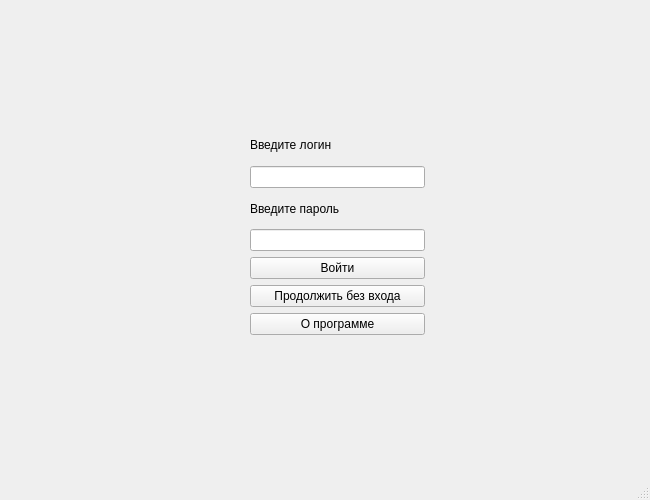
<?xml version="1.0" encoding="UTF-8"?>
<ui version="4.0">
 <class>ElectronicDiary</class>
 <widget class="QMainWindow" name="ElectronicDiary">
  <property name="geometry">
   <rect>
    <x>0</x>
    <y>0</y>
    <width>650</width>
    <height>500</height>
   </rect>
  </property>
  <property name="minimumSize">
   <size>
    <width>650</width>
    <height>500</height>
   </size>
  </property>
  <property name="maximumSize">
   <size>
    <width>650</width>
    <height>500</height>
   </size>
  </property>
  <property name="windowTitle">
   <string>Дневник от Полиночки</string>
  </property>
  <widget class="QWidget" name="centralwidget">
   <widget class="QWidget" name="layoutWidget">
    <property name="geometry">
     <rect>
      <x>250</x>
      <y>130</y>
      <width>175</width>
      <height>205</height>
     </rect>
    </property>
    <layout class="QVBoxLayout" name="verticalLayout">
     <item>
      <widget class="QLabel" name="label">
       <property name="text">
        <string>Введите логин</string>
       </property>
      </widget>
     </item>
     <item>
      <widget class="QLineEdit" name="lineEdit"/>
     </item>
     <item>
      <widget class="QLabel" name="label_2">
       <property name="text">
        <string>Введите пароль</string>
       </property>
      </widget>
     </item>
     <item>
      <widget class="QLineEdit" name="lineEdit_2">
       <property name="echoMode">
        <enum>QLineEdit::Password</enum>
       </property>
      </widget>
     </item>
     <item>
      <widget class="QPushButton" name="pushButton_3">
       <property name="text">
        <string>Войти</string>
       </property>
      </widget>
     </item>
     <item>
      <widget class="QPushButton" name="pushButton">
       <property name="text">
        <string>Продолжить без входа</string>
       </property>
      </widget>
     </item>
     <item>
      <widget class="QPushButton" name="pushButton_2">
       <property name="text">
        <string>О программе</string>
       </property>
      </widget>
     </item>
    </layout>
   </widget>
  </widget>
  <widget class="QMenuBar" name="menubar">
   <property name="geometry">
    <rect>
     <x>0</x>
     <y>0</y>
     <width>650</width>
     <height>21</height>
    </rect>
   </property>
  </widget>
  <widget class="QStatusBar" name="statusbar"/>
 </widget>
 <resources/>
 <connections/>
</ui>
